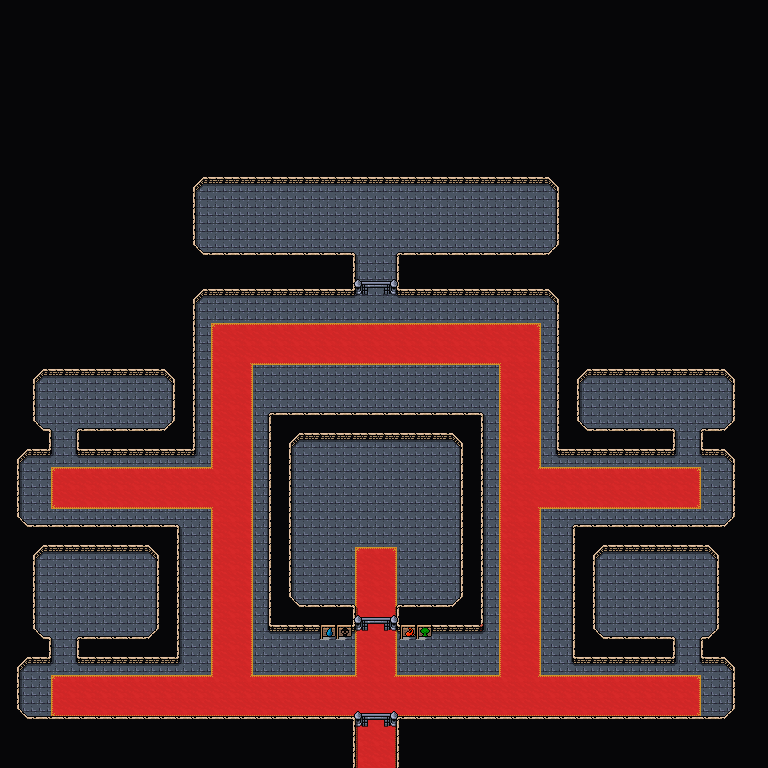

This game map was drawn from its Tiled (.tmx) file and the tilesets committed beside it. A one-line description and the trimmed map source follow:
An orthogonal 48x48 tile map with 16x16 px tiles, 5 tile layers (Background, Floor, Ground, Foreground, ...), 3 tilesets and 15 objects.

<map version="1.10" tiledversion="1.11.2" orientation="orthogonal" renderorder="right-down" width="48" height="48" tilewidth="16" tileheight="16" infinite="0" nextlayerid="7" nextobjectid="105">
 <editorsettings>
  <export target="wastetown..tmx" format="tmx" />
 </editorsettings>
 <properties>
  <property name="respawnEnemies" type="bool" value="true" />
 </properties>
 <tileset firstgid="1" source="../../../../common/maps/tileset/main.tsx" />
 <tileset firstgid="10113" source="../../../../common/maps/tileset/buildings.tsx" />
 <tileset firstgid="11905" source="../../../../common/maps/tileset/FarmFood.tsx" />
 <layer id="1" name="Background" width="48" height="48">
  <data>[2304 cells, 2304 non-empty, 2 distinct tile ids]</data>
 </layer>
 <layer id="6" name="Floor" width="48" height="48">
  <data>[2304 cells, 265 non-empty, 13 distinct tile ids]</data>
 </layer>
 <layer id="2" name="Ground" width="48" height="48">
  <data>[2304 cells, 28 non-empty, 5 distinct tile ids]</data>
 </layer>
 <layer id="3" name="Foreground" width="48" height="48">
  <properties>
   <property name="spriteLayer" type="bool" value="true" />
  </properties>
  <data>[2304 cells, 1670 non-empty, 15 distinct tile ids]</data>
 </layer>
 <layer id="5" name="AboveSprites" width="48" height="48">
  <data>[2304 cells, 28 non-empty, 8 distinct tile ids]</data>
 </layer>
 <objectgroup id="4" name="Objects">
  <object id="60" template="../../../../common/maps/obj/entry_up.tx" x="357" y="768" width="38" height="16">
   <properties>
    <property name="teleport" value="../Realm of Legends/maps/map/magetower/Mirror_Gallery_1.tmx" />
   </properties>
  </object>
  <object id="91" template="../../../../common/maps/obj/enemy.tx" x="367" y="538">
   <properties>
    <property name="effect" value="{&quot;startBattleWithCard&quot;: [&quot;Gloom|4ED&quot;, &quot;Havoc|TMP&quot;, &quot;Command Tower&quot;, &quot;Exotic Orchard&quot;, &quot;Flamekin Herald&quot;, &quot;Leyline Axe&quot;, &quot;Glint-Eye Nephilim|GPT&quot;]}" />
    <property name="enemy" value="Yidris" />
    <property name="pursueRange" type="int" value="0" />
   </properties>
  </object>
  <object id="92" template="../../../../common/maps/obj/enemy.tx" x="112" y="599">
   <properties>
    <property name="effect" value="{&quot;startBattleWithCard&quot;: [&quot;Murmuration|BLC&quot;, &quot;Soulcatcher&quot;, &quot;Aerie Mystics|C13&quot;, &quot;Animal Sanctuary|M21&quot;, &quot;Pit Trap|ICE&quot;, &quot;Soulcatchers' Aerie|JUD&quot;, &quot;Leonin Bladetrap&quot;]}" />
    <property name="enemy" value="Derevi" />
    <property name="threatRange" type="int" value="0" />
   </properties>
  </object>
  <object id="93" template="../../../../common/maps/obj/enemy.tx" x="631" y="602">
   <properties>
    <property name="effect" value="{&quot;startBattleWithCard&quot;: [&quot;Luminarch Ascension|ZEN&quot;, &quot;Youthful valkyrie&quot;, &quot;luxior, giada's gift|SNC&quot;, &quot;Bishop of wings|M20&quot;, &quot;Seraph sanctuary|AVR&quot;, &quot;answered prayers|MH1&quot;, &quot;angelic chorus|bbd&quot;, &quot;angelic renewal|uma&quot;]}" />
    <property name="enemy" value="Giada" />
    <property name="threatRange" type="int" value="0" />
   </properties>
  </object>
  <object id="94" template="../../../../common/maps/obj/enemy.tx" x="632" y="408">
   <properties>
    <property name="effect" value="{&quot;startBattleWithCard&quot;: [&quot;Virtue of Loyalty|WOE&quot;, &quot;Mace of the Valiant|ELD&quot;, &quot;Court of Ardenvale|WOC&quot;, &quot;Court of Vantress|WOC&quot;, &quot;Court of Locthwain|WOC&quot;, &quot;Court of Embereth|WOC&quot;, &quot;Court of Garenbrig|WOC&quot;]}" />
    <property name="enemy" value="Kenrith" />
   </properties>
  </object>
  <object id="95" template="../../../../common/maps/obj/enemy.tx" x="109" y="415">
   <properties>
    <property name="effect" value="{ &quot;startBattleWithCard&quot;: [ &quot;Mox Pearl&quot;, &quot;Pearl Medallion&quot;, &quot;Pearl Collector&quot;, &quot;True Conviction&quot;, &quot;Song of the Worldsoul&quot;, &quot;w_2_2_soldier_vigilance&quot; ] }" />
    <property name="enemy" value="General Jarkeld" />
   </properties>
  </object>
  <object id="96" template="../../../../common/maps/obj/enemy.tx" x="503" y="224">
   <properties>
    <property name="effect">{ 
"lifeModifier": 20, 
"startBattleWithCard": [ "Norn's Decree", "Norn's Wellspring", "The Fair Basilica|ONE", "Orthodoxy Enforcer", "Shrine of Loyal legions|NPH", "Basilica Skullbomb|ONE", "Norn's Annex|NPH", "Priests of Norn|MBS" ] 
}</property>
    <property name="enemy" value="Elesh Norn" />
   </properties>
  </object>
  <object id="97" template="../../../../common/maps/obj/enemy.tx" x="223" y="215">
   <properties>
    <property name="effect">{
"lifeModifier": 20, 
"startBattleWithCard": ["Boon Reflection", "Altar of the Pantheon", "Dictate of Heliod", "Daxos, blessed by the sun", "Font of Vigor|JOU", "Spear of Heliod|THS", "Heliod's Emissary|THS"]
}</property>
    <property name="enemy" value="Heliod" />
   </properties>
  </object>
  <object id="98" template="../../../../common/maps/obj/enemy.tx" x="302" y="217">
   <properties>
    <property name="effect">{ 
"lifeModifier": 20, 
"startBattleWithCard": ["Avacyn, Guardian Angel", "seraph sanctuary|AVR", "Ayacynian Priest", "Scroll of Avacyn|AVR", "Mask of Avacyn|ISD", "Angel of Jubilation", "Helvault|DKA"]
}</property>
    <property name="enemy" value="Avacyn" />
   </properties>
  </object>
  <object id="99" template="../../../../common/maps/obj/enemy.tx" x="420" y="222">
   <properties>
    <property name="effect">{ 
"lifeModifier": 20, 
"startBattleWithCard": [ "Vault of the Archangel", "March of the Canonized", "Legion Lieutenant|RIX", "Dusk Legion Dreadnought", "Charismatic Conqueror", "Legion's Landing", "Canonized in Blood", "Tarrian's Soulcleaver" ] 
}</property>
    <property name="enemy" value="Arguel" />
   </properties>
  </object>
  <object id="100" template="../../../../common/maps/obj/enemy.tx" x="311" y="567">
   <properties>
    <property name="effect">{
"startBattleWithCard": ["Savage Lands", "Soul of Windgrace", "Valakut Exploration"
]}</property>
    <property name="enemy" value="Lord Windgrace" />
    <property name="threatRange" type="int" value="0" />
   </properties>
  </object>
  <object id="101" template="../../../../common/maps/obj/enemy.tx" x="312" y="497">
   <properties>
    <property name="effect">{
"startBattleWithCard": ["Frontier Bivouac", "Hexing Squelcher|ECL", "Rattleclaw Mystic", "Aven Courier"
]}</property>
    <property name="enemy" value="Animar" />
    <property name="threatRange" type="int" value="0" />
   </properties>
  </object>
  <object id="102" template="../../../../common/maps/obj/enemy.tx" x="373" y="468">
   <properties>
    <property name="effect">{
"startBattleWithCard": ["Tangled Islet", "Geothermal Bog", "Fireglass Mentor", "Biomancer's Familiar"
]}</property>
    <property name="enemy" value="Thrasios and Vial Smasher" />
    <property name="threatRange" type="int" value="0" />
   </properties>
  </object>
  <object id="103" template="../../../../common/maps/obj/enemy.tx" x="426" y="496">
   <properties>
    <property name="effect">{
"startBattleWithCard": ["Opulent Palace", "Reaper of the Wilds", "Tam, Mindful First-Year"
]}</property>
    <property name="enemy" value="Damia" />
   </properties>
  </object>
  <object id="104" template="../../../../common/maps/obj/enemy.tx" x="424" y="567">
   <properties>
    <property name="effect">{
"startBattleWithCard": ["Crumbling Necropolis", "Arcane Melee", "Mirari"]}</property>
    <property name="enemy" value="Jeleva" />
    <property name="threatRange" type="int" value="0" />
   </properties>
  </object>
 </objectgroup>
</map>
